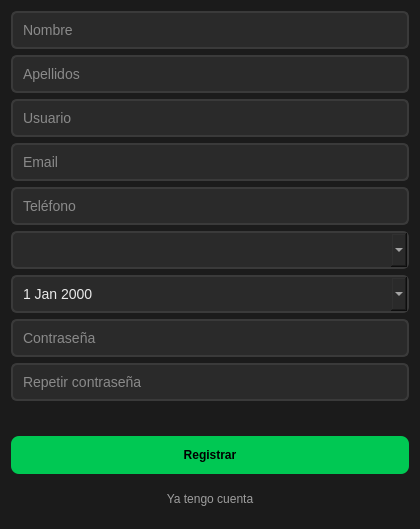
<?xml version="1.0" encoding="UTF-8"?>
<ui version="4.0">
 <class>RegistroView</class>
 <widget class="QWidget" name="RegistroView">
  <property name="geometry">
   <rect>
    <x>0</x>
    <y>0</y>
    <width>420</width>
    <height>529</height>
   </rect>
  </property>
  <property name="windowTitle">
   <string>Kilómetro a Kilómetro - Registro</string>
  </property>
  <property name="styleSheet">
   <string>
    QWidget {
        background-color: #1b1b1b;
        color: #eaeaea;
        font-family: Segoe UI;
    }

    QLineEdit, QComboBox, QDateEdit {
        background-color: #2a2a2a;
        border: 2px solid #3a3a3a;
        border-radius: 6px;
        padding: 8px;
        font-size: 14px;
    }

    QPushButton {
        background-color: #00c853;
        border-radius: 8px;
        padding: 12px;
        font-weight: bold;
        color: #000000;
    }

    QPushButton:hover {
        background-color: #00e676;
    }

    QPushButton#btnIrLogin {
        background-color: transparent;
        color: #9e9e9e;
        font-weight: normal;
    }

    QPushButton#btnIrLogin:hover {
        color: #00e676;
        text-decoration: underline;
    }
   </string>
  </property>
  <layout class="QVBoxLayout">
   <item>
    <widget class="QLineEdit" name="inputNombre">
     <property name="placeholderText">
      <string>Nombre</string>
     </property>
    </widget>
   </item>
   <item>
    <widget class="QLineEdit" name="inputApellidos">
     <property name="placeholderText">
      <string>Apellidos</string>
     </property>
    </widget>
   </item>
   <item>
    <widget class="QLineEdit" name="inputUsername">
     <property name="placeholderText">
      <string>Usuario</string>
     </property>
    </widget>
   </item>
   <item>
    <widget class="QLineEdit" name="inputEmail">
     <property name="placeholderText">
      <string>Email</string>
     </property>
    </widget>
   </item>
   <item>
    <widget class="QLineEdit" name="inputTelefono">
     <property name="placeholderText">
      <string>Teléfono</string>
     </property>
    </widget>
   </item>
   <item>
    <widget class="QComboBox" name="comboCiudad"/>
   </item>
   <item>
    <widget class="QDateEdit" name="dateNacimiento">
     <property name="calendarPopup">
      <bool>true</bool>
     </property>
    </widget>
   </item>
   <item>
    <widget class="QLineEdit" name="inputPassword">
     <property name="echoMode">
      <enum>QLineEdit::EchoMode::Password</enum>
     </property>
     <property name="placeholderText">
      <string>Contraseña</string>
     </property>
    </widget>
   </item>
   <item>
    <widget class="QLineEdit" name="inputPassword2">
     <property name="echoMode">
      <enum>QLineEdit::EchoMode::Password</enum>
     </property>
     <property name="placeholderText">
      <string>Repetir contraseña</string>
     </property>
    </widget>
   </item>
   <item>
    <widget class="QLabel" name="labelMensaje">
     <property name="visible">
      <bool>false</bool>
     </property>
    </widget>
   </item>
   <item>
    <widget class="QPushButton" name="btnRegistrarse">
     <property name="text">
      <string>Registrar</string>
     </property>
    </widget>
   </item>
   <item>
    <widget class="QPushButton" name="btnIrLogin">
     <property name="text">
      <string>Ya tengo cuenta</string>
     </property>
    </widget>
   </item>
  </layout>
 </widget>
 <resources/>
 <connections/>
</ui>
